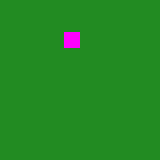

Rendered tile map (Tiled .tmx) drawn with the repository's tilesets; below, a short description and the full map source, tile grids included:
An orthogonal 10x10 tile map with 16x16 px tiles, 1 tile layer (Tile Layer 1).

<map version="1.4" tiledversion="1.4.2" orientation="orthogonal" renderorder="right-down" width="10" height="10" tilewidth="16" tileheight="16" infinite="0" nextlayerid="2" nextobjectid="1">
 <tileset firstgid="1" name="basic_tiles" tilewidth="16" tileheight="16" tilecount="2" columns="2">
  <image source="../assets/tilesets/basic_tiles.png" width="32" height="16" />
 </tileset>
 <layer id="1" name="Tile Layer 1" width="10" height="10">
  <data encoding="csv">
1,1,1,1,1,1,1,1,1,1,
1,1,1,1,1,1,1,1,1,1,
1,1,1,1,2,1,1,1,1,1,
1,1,1,1,1,1,1,1,1,1,
1,1,1,1,1,1,1,1,1,1,
1,1,1,1,1,1,1,1,1,1,
1,1,1,1,1,1,1,1,1,1,
1,1,1,1,1,1,1,1,1,1,
1,1,1,1,1,1,1,1,1,1,
1,1,1,1,1,1,1,1,1,1
  </data>
 </layer>
</map>
